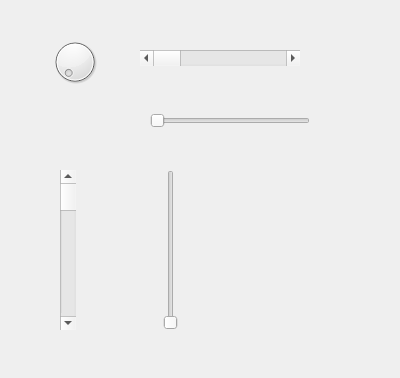
<?xml version="1.0" encoding="UTF-8"?>
<ui version="4.0">
 <class>Widget</class>
 <widget class="QWidget" name="Widget">
  <property name="geometry">
   <rect>
    <x>0</x>
    <y>0</y>
    <width>400</width>
    <height>378</height>
   </rect>
  </property>
  <property name="windowTitle">
   <string>Widget</string>
  </property>
  <widget class="QDial" name="dial">
   <property name="geometry">
    <rect>
     <x>50</x>
     <y>30</y>
     <width>50</width>
     <height>64</height>
    </rect>
   </property>
  </widget>
  <widget class="QScrollBar" name="horizontalScrollBar">
   <property name="geometry">
    <rect>
     <x>140</x>
     <y>50</y>
     <width>160</width>
     <height>16</height>
    </rect>
   </property>
   <property name="orientation">
    <enum>Qt::Horizontal</enum>
   </property>
  </widget>
  <widget class="QScrollBar" name="verticalScrollBar">
   <property name="geometry">
    <rect>
     <x>60</x>
     <y>170</y>
     <width>16</width>
     <height>160</height>
    </rect>
   </property>
   <property name="orientation">
    <enum>Qt::Vertical</enum>
   </property>
  </widget>
  <widget class="QSlider" name="horizontalSlider">
   <property name="geometry">
    <rect>
     <x>150</x>
     <y>110</y>
     <width>160</width>
     <height>22</height>
    </rect>
   </property>
   <property name="orientation">
    <enum>Qt::Horizontal</enum>
   </property>
  </widget>
  <widget class="QSlider" name="verticalSlider">
   <property name="geometry">
    <rect>
     <x>160</x>
     <y>170</y>
     <width>22</width>
     <height>160</height>
    </rect>
   </property>
   <property name="orientation">
    <enum>Qt::Vertical</enum>
   </property>
  </widget>
 </widget>
 <layoutdefault spacing="6" margin="11"/>
 <resources/>
 <connections/>
</ui>
